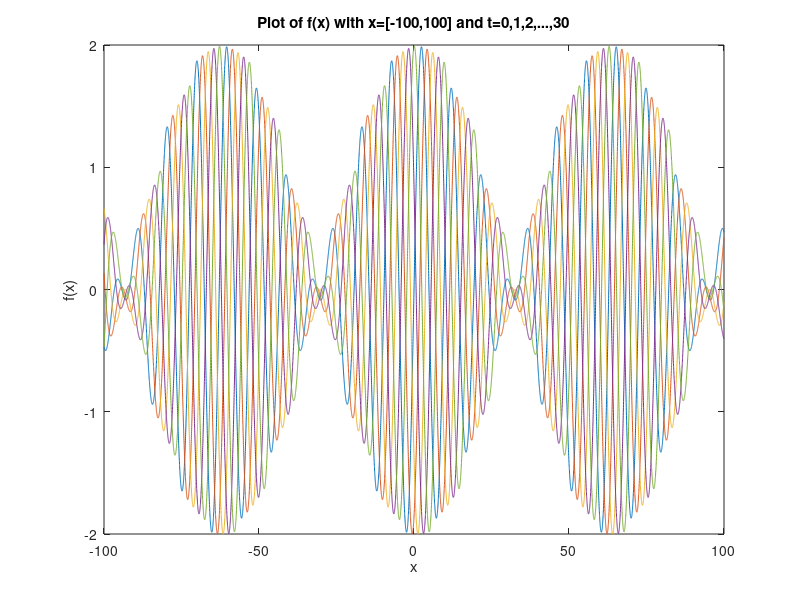

Write MATLAB code to recreate this figure.
%Oblig 3 opg 3b FYS2140 07.02.2014

%Constants
k1   = 0.6;
k2   = 0.7;
hbar = 1;
c    = 1;
A    = 1;
m    = 1;
x    = linspace(-100,100,10000);
w1   = sqrt(k1^2+ 1);
w2   = sqrt(k2^2+ 1);

%Calculations and plot
for t=0:4
    y1 = A*sin(k1.*x-w1.*t);
    y2 = A*sin(k2.*x-w2.*t);
    f = y1+y2;
    plot(x,f)
    xlabel('x')
    ylabel('f(x)')
    title('Plot of f(x) with x=[-100,100] and t=0,1,2,...,30')
    hold on
end